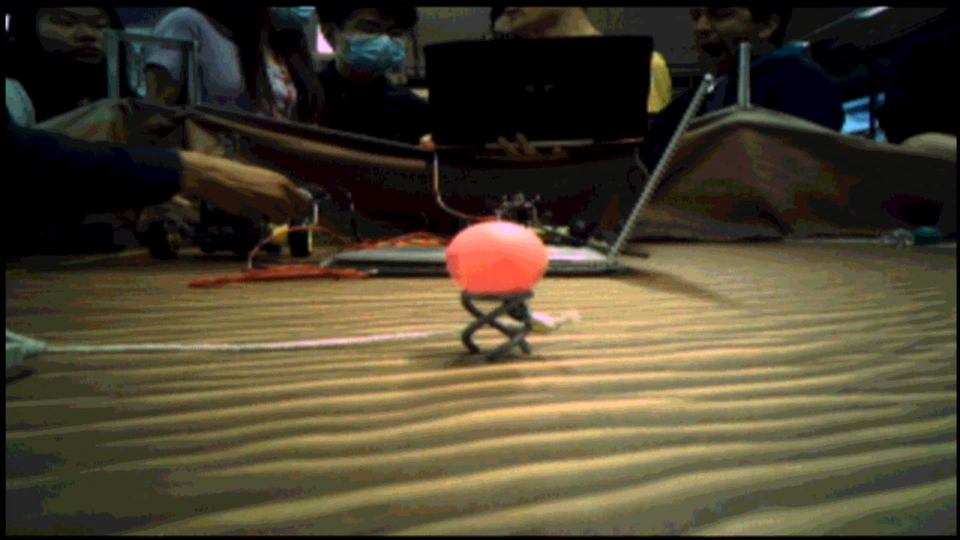
#> input picture PyExperiments/arenapink.jpg, 1920 x 1080 px (shown at 1/2 size)
$ python colorfinder.py
#> lines starting #> are read from the running program, lines starting #| are printed output that depends on the picture
import numpy as np
import cv2
import routing
import matcher
import math

#Globals
click_state = 1
center_x = 0
center_y = 0
radius = 0


# [84 lines left out: function click_event, not called in this run]


img = cv2.imread("arenapink.jpg", cv2.IMREAD_COLOR)
#> img is the input picture: shape (1080, 1920, 3); mean B, G, R 47.3, 66.5, 74.5
#img = cv2.imread("assets/yellow.jpg", cv2.IMREAD_COLOR)
img = cv2.resize(img, (640, 480))
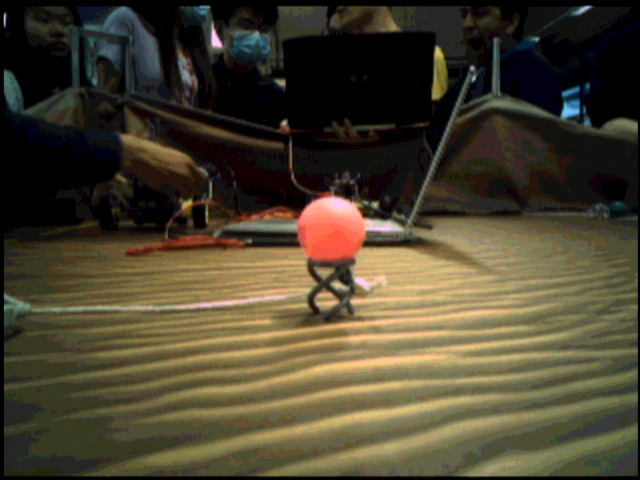
#> img: shape (480, 640, 3); mean B, G, R 47.3, 66.5, 74.5
print(img.shape)
#| (480, 640, 3)
x = 320
y = 240
r = 500
img = cv2.circle(img, (x, y), r, (255, 0, 0), 2)

cv2.imshow("Image", img)
cv2.setMouseCallback('Image', click_event)
cv2.waitKey(0)
cv2.destroyAllWindows()


# img = cv2.resize(img, (1,1))
# img[0][0] = np.array([90, 255, 128])
# img = cv2.resize(img, (1000,1000))
#

$ run again, with PyExperiments/george.jpg copied over PyExperiments/arenapink.jpg
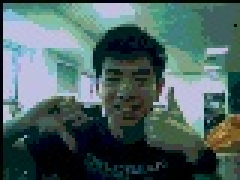
#> input picture PyExperiments/george.jpg, 80 x 60 px (shown 3 times larger)
#> img is the input picture: shape (60, 80, 3); mean B, G, R 96.7, 98.6, 75.5
#> `img = cv2.resize(img, (640, 480))`:
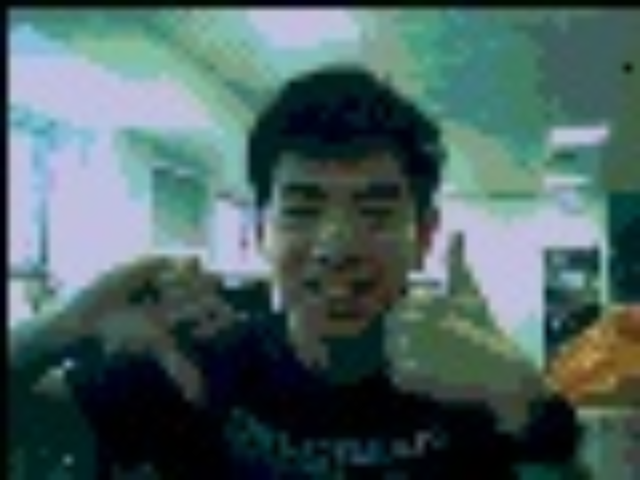
#> img: shape (480, 640, 3); mean B, G, R 96.6, 98.5, 75.4
#| (480, 640, 3)
